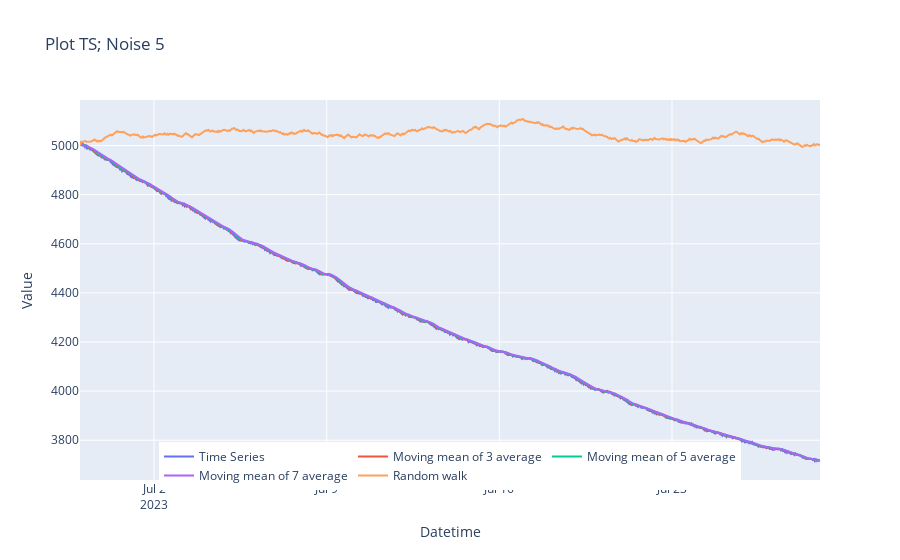

Notebook cell for this chart:
### Code cell
fig = go.Figure()
fig.add_trace(go.Scatter(x=datelist.index, y=list_ts[5].values, name='Time Series'))
fig.add_trace(go.Scatter(x=datelist.index, y=list_SMA3[5].values, name='Moving mean of 3 average'))
fig.add_trace(go.Scatter(x=datelist.index, y=list_SMA5[5].values, name='Moving mean of 5 average'))
fig.add_trace(go.Scatter(x=datelist.index, y=list_SMA7[5].values, name='Moving mean of 7 average'))
fig.add_trace(go.Scatter(x=datelist.index, y=list_rd_walk[5].values, name='Random walk'))
fig.update_layout(legend_orientation='h', legend=dict(x=.5,y=0.1, xanchor="center"), title="Plot TS; Noise 5", xaxis_title="Datetime", yaxis_title="Value")

### Figure 1 — Plotly figure (JSON) as saved in the notebook; plotly's stock layout.template omitted (floating-point values rounded to 4 significant figures; data arrays with more than 128 entries replaced by an {"elided": "..."} marker saying what was removed)
{"data": [{"name": "Time Series", "type": "scatter", "x": {"elided": "721 str values"}, "y": {"elided": "721 float values"}}, {"name": "Moving mean of 3 average", "type": "scatter", "x": {"elided": "721 str values"}, "y": {"elided": "721 float values"}}, {"name": "Moving mean of 5 average", "type": "scatter", "x": {"elided": "721 str values"}, "y": {"elided": "721 float values"}}, {"name": "Moving mean of 7 average", "type": "scatter", "x": {"elided": "721 str values"}, "y": {"elided": "721 float values"}}, {"name": "Random walk", "type": "scatter", "x": {"elided": "721 str values"}, "y": {"elided": "721 float values"}}], "layout": {"legend": {"orientation": "h", "x": 0.5, "xanchor": "center", "y": 0.1}, "title": {"text": "Plot TS; Noise 5"}, "xaxis": {"title": {"text": "Datetime"}}, "yaxis": {"title": {"text": "Value"}}}}
